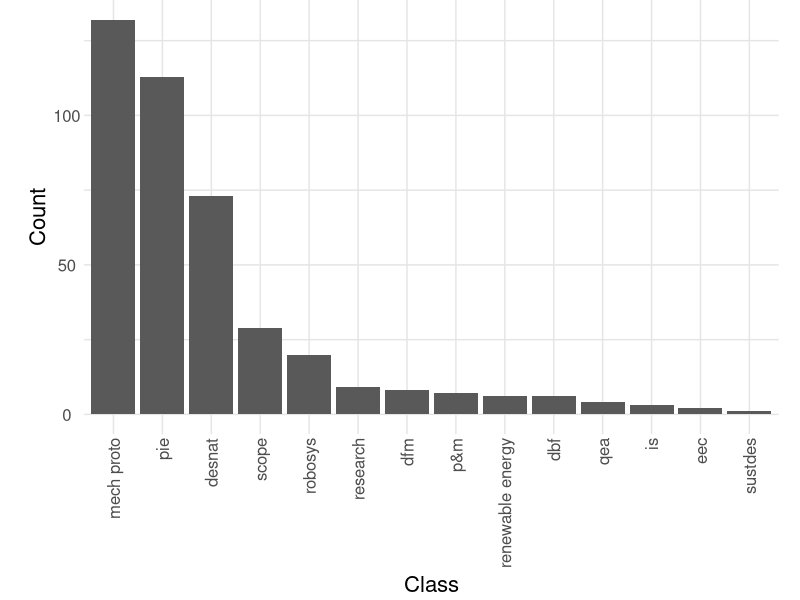

Source code (R):
## ---- chunk 1
knitr::opts_chunk$set(echo = TRUE)
library(tidyverse)
library(lubridate)
library(chron)
## ---- chunk 2
theme_common <- function() {
  theme_minimal() %+replace%
  theme(
    axis.text.x = element_text(size = 12),
    axis.text.y = element_text(size = 12),
    axis.title.x = element_text(margin = margin(4, 4, 4, 4), size = 16),
    axis.title.y = element_text(margin = margin(4, 4, 4, 4), size = 16, angle = 90),
    legend.title = element_text(size = 16),
    legend.text = element_text(size = 12),
    strip.text.x = element_text(size = 12),
    strip.text.y = element_text(size = 12),
    panel.grid.major = element_line(color = "grey90"),
    panel.grid.minor = element_line(color = "grey90"),
    aspect.ratio = 10/16,
    plot.margin = unit(c(t = +0, b = +0, r = +0, l = +0), "cm"),
    plot.title = element_text(size = 18),
    # plot.title.position = "plot",
    plot.subtitle = element_text(size = 16),
    plot.caption = element_text(size = 12)
  )
}
## ---- chunk 3
df_curr_raw <- read_csv(file = "data/3d_curr.csv")
## ---- chunk 4
df_curr <- 
  df_curr_raw %>% 
  mutate(
    print_mass = str_extract(print_mass_grams, "\\d+"), # extract just mass from print mass
    class = tolower(class) #make class lowercase
  ) %>% 
  #separate into date and time
  separate(timestamp, c("date", "time"), sep = " ", remove = FALSE) %>% 
  transform(
    date = as.Date(date),
    time = chron(time = time)
  )

#unique(df_curr$class)

# Standardize each class to ensure pie/principles of integrated engineering are the same/pieeeeeee are the same
df_curr <-
  df_curr %>% 
  mutate (
    class = str_replace(class, "pie.*", "pie"),
    class = str_replace(class, "dfm|.*manufact.*", "dfm"),
    class = str_replace(class, ".*scope.*", "scope"),
    class = str_replace(class, ".*indep.*|is.*", "is"),
    class = str_replace(class, ".*nat.*|.*nt.*", "desnat"),
    class = str_replace(class, ".*renewable.*", "renewable energy"),
    class = str_replace(class, ".*eec.*", "eec"),
    class = str_replace(class, ".*proto.*", "mech proto"),
    class = str_replace(class, ".*qea.*", "qea"),
    class = str_replace(class, ".*research.*|.*lair.*", "research"),
    class = str_replace(class, ".*market.*|p&.*|p[[:space:]]&.*", "p&m"),
    class = str_replace(class, ".*sust.*", "sustdes"),
    class = str_replace(class, ".*robos.*", "robosys"),
    class = str_replace(class, ".*dbf.*|design[[:space:]]bu.*", "dbf"),
    class = factor(
      class,
      levels = c("pie", "dfm", "scope", "is", "desnat", "renewable energy", "eec", "mech proto", "qea", "research", "p&m", "sustdes", 
        "robosys", "dbf")
    )
  )
## ---- chunk 5
df_curr %>% 
  group_by(class) %>% 
  summarize(
    num_class = length(class)
  ) %>% 
  filter(
    !is.na(class)
  ) %>% 
  ggplot(aes(x = reorder(class, -num_class), y = num_class)) +
  geom_col() +
  theme_common() +
  theme(axis.text.x = element_text(angle = 90, hjust = 1)) +
  xlab("Class") +
  ylab("Count")
